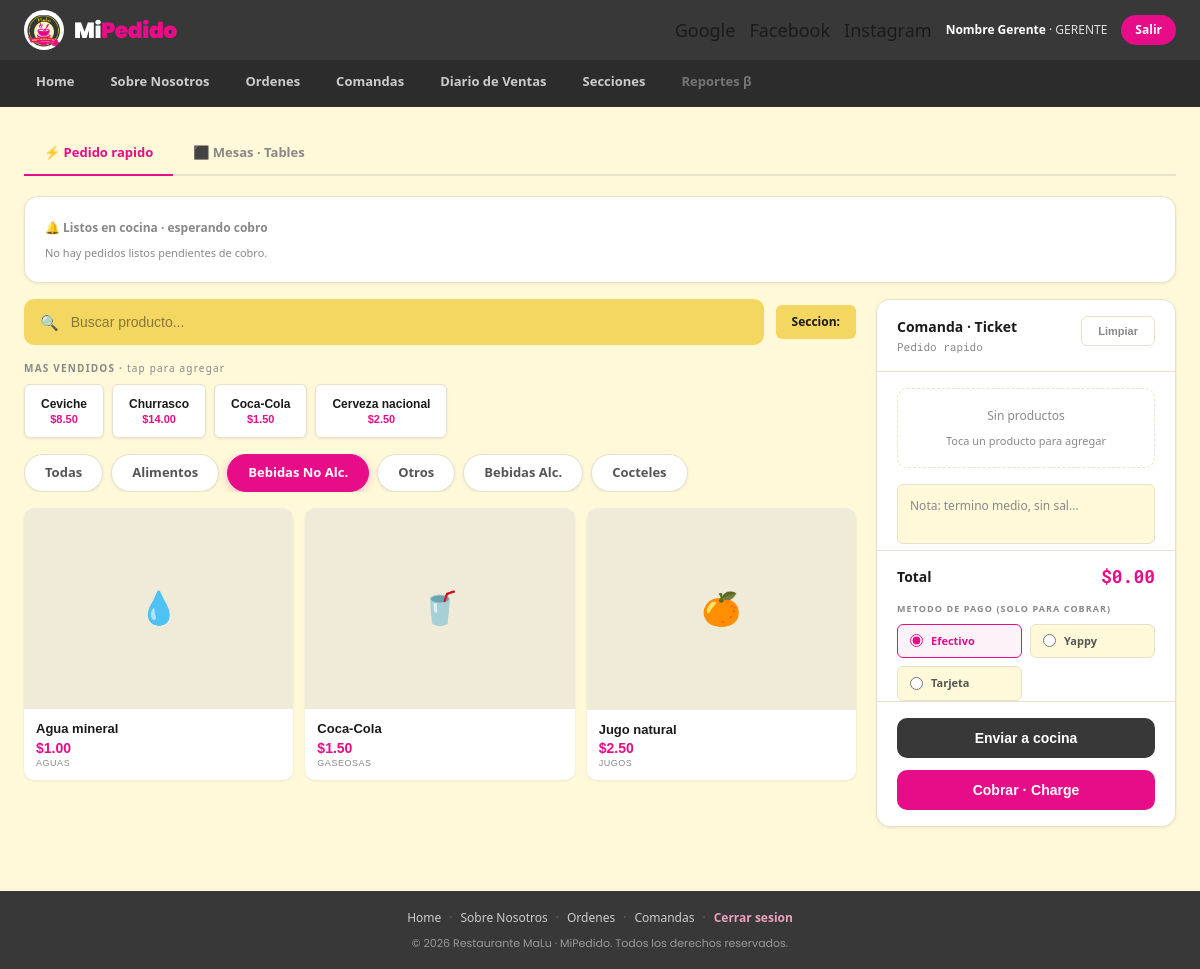
Page /php/pages/orders.php?vista=rapido&cat=2 (signed in) on the committed database.
### tables this page shows
CREATE TABLE productos (
  id_producto     INT AUTO_INCREMENT PRIMARY KEY,
  nombre          VARCHAR(100) NOT NULL,
  precio          DECIMAL(8,2) NOT NULL,
  id_subcategoria INT NOT NULL,
  emoji           VARCHAR(10) DEFAULT '🍽️',
  mas_vendido     TINYINT(1) NOT NULL DEFAULT 0,
  activo          TINYINT(1) NOT NULL DEFAULT 1,
  CONSTRAINT fk_producto_subcat FOREIGN KEY (id_subcategoria) REFERENCES subcategorias(id_subcategoria)
);

CREATE TABLE categorias (
  id_categoria  INT AUTO_INCREMENT PRIMARY KEY,
  nombre        VARCHAR(60) NOT NULL,
  id_seccion    INT NOT NULL,
  CONSTRAINT fk_categoria_seccion FOREIGN KEY (id_seccion) REFERENCES secciones(id_seccion)
);

CREATE TABLE subcategorias (
  id_subcategoria INT AUTO_INCREMENT PRIMARY KEY,
  nombre          VARCHAR(60) NOT NULL,
  id_categoria    INT NOT NULL,
  CONSTRAINT fk_subcat_categoria FOREIGN KEY (id_categoria) REFERENCES categorias(id_categoria)
);

### php/pages/orders.php (the view, shortened to what this page needs)
<?php
$idSeccion      = $_SESSION['idSeccion'] ?? 1;
$carritoRapido = $_SESSION['carritoRapido'] ?? [];
$vista     = $_GET['vista'] ?? 'rapido';
$catFiltro = $_GET['cat'] ?? null;
$q         = $_GET['q'] ?? null;
?>
<!DOCTYPE html>
<html lang="es">
<head>
    <link rel="stylesheet" href="<?= CSS_URL ?>main.css">
    <link rel="stylesheet" href="<?= CSS_URL ?>layout.css">
    <link rel="stylesheet" href="<?= CSS_URL ?>orders.css">
</head>
<body>
<?php require __DIR__ . '/../includes/header.php'; ?>
<main class="main-content" style="min-height:auto">
    <div class="view-tabs">
        <a class="view-tab <?= ($vista === 'rapido') ? 'active' : '' ?>" href="orders.php?vista=rapido">⚡ Pedido rapido</a>
        <a class="view-tab <?= ($vista === 'mesas') ? 'active' : '' ?>" href="orders.php?vista=mesas">⬛ Mesas · Tables</a>
    </div>
    <?php if ($vista === 'rapido'): ?>
    <?php
        $pdoL = getConnection();
        $psL = $pdoL->prepare(
            "SELECT id_pedido, origen, id_mesa, comensal, total, fecha_hora FROM pedidos
             WHERE estado='listo' AND cobrado=0 AND id_seccion=? ORDER BY fecha_hora"
        );
        $psL->execute([$idSeccion]);
        $listos = $psL->fetchAll();
    ?>
    <div class="card" style="margin-bottom:16px">
        <div class="page-subtitle" style="margin-bottom:8px;font-weight:700">🔔 Listos en cocina · esperando cobro</div>
        <div style="display:flex;flex-wrap:wrap;gap:10px">
        <?php if (empty($listos)): ?>
            <span class="text-muted text-xs">No hay pedidos listos pendientes de cobro.</span>
        <?php else: foreach ($listos as $rl):
            $origenLbl = ($rl['origen'] === 'mesa') ? ('Mesa ' . $rl['id_mesa'] . ' · ' . $rl['comensal']) : 'Pedido rapido';
        ?>
            <form method="post" action="orders.php" style="display:flex;align-items:center;gap:8px;background:var(--content-bg);border:1px solid var(--card-border);border-radius:8px;padding:8px 12px">
                <input type="hidden" name="accion" value="cobrarListo">
                <input type="hidden" name="vista" value="rapido">
                <input type="hidden" name="idPedido" value="<?= (int) $rl['id_pedido'] ?>">
                <span style="font-size:12px;font-weight:700">#<?= (int) $rl['id_pedido'] ?> · <?= htmlspecialchars($origenLbl) ?> · $<?= number_format($rl['total'], 2) ?></span>
                <select name="metodoPago" style="font-size:11px;padding:4px;border-radius:4px">
                    <option value="efectivo">Efectivo</option>
                    <option value="yappy">Yappy</option>
                    <option value="tarjeta">Tarjeta</option>
                </select>
                <button type="submit" class="btn-primary" style="font-size:11px;padding:6px 10px">Cobrar</button>
            </form>
        <?php endforeach; endif; ?>
        </div>
    </div>
    <div class="orders-layout">
        <section class="products-panel">
            <div class="orders-toprow">
                <form method="get" action="orders.php" class="search-bar" style="flex:1">
                    <span class="search-icon">🔍</span>
                    <input type="text" name="q" value="<?= htmlspecialchars($q ?? '') ?>" placeholder="Buscar producto...">
                </form>
                <span class="section-badge">Seccion: <?= htmlspecialchars($_SESSION['seccionNombre'] ?? '') ?></span>
            </div>
            <div class="bestsellers-row">
                <div class="row-label">Mas vendidos · <span style="font-weight:400;text-transform:none">tap para agregar</span></div>
                <div class="bestsellers-chips">
                <?php
                    $rsB = $pdoL->query("SELECT id_producto, nombre, precio FROM productos WHERE mas_vendido=1 AND activo=1");
                    foreach ($rsB->fetchAll() as $rb):
                ?>
                    <form method="post" action="orders.php" style="display:inline">
                        <button type="submit" class="bestseller-chip" style="border:1px solid var(--card-border)">
                            <span><?= htmlspecialchars($rb['nombre']) ?></span>
                            <span class="chip-price">$<?= number_format($rb['precio'], 2) ?></span>
                        </button>
                    </form>
                <?php endforeach; ?>
                </div>
            </div>
            <div class="cat-tabs">
                <a class="cat-tab <?= ($catFiltro === null) ? 'active' : '' ?>" href="orders.php?vista=rapido">Todas</a>
                <?php
                    $psC = $pdoL->prepare("SELECT id_categoria, nombre FROM categorias ORDER BY (id_seccion = ?) DESC, id_categoria");
                    $psC->execute([$idSeccion]);
                    foreach ($psC->fetchAll() as $rc):
                        $activeCls = ((string) $rc['id_categoria'] === (string) $catFiltro) ? 'active' : '';
                ?>
                    <a class="cat-tab <?= $activeCls ?>" href="orders.php?vista=rapido&cat=<?= (int) $rc['id_categoria'] ?>"><?= htmlspecialchars($rc['nombre']) ?></a>
                <?php endforeach; ?>
            </div>
            <div class="product-grid">
                <?php
                    $sql = "SELECT p.id_producto, p.nombre, p.precio, p.emoji, sc.nombre AS subcat
                            FROM productos p
                            JOIN subcategorias sc ON p.id_subcategoria = sc.id_subcategoria
                            JOIN categorias c ON sc.id_categoria = c.id_categoria
                            WHERE p.activo = 1 ";
                    $params = [];
                    if ($catFiltro !== null && $catFiltro !== '') { $sql .= 'AND c.id_categoria = ? '; $params[] = (int) $catFiltro; }
                    $sql .= 'ORDER BY p.nombre';
                    $psP = $pdoL->prepare($sql);
                    $psP->execute($params);
                    $productos = $psP->fetchAll();
                    if (empty($productos)):
                ?>
                        <div style="grid-column:1/-1;color:var(--text-muted);padding:24px;text-align:center">Sin resultados</div>
                <?php else: foreach ($productos as $rp2): ?>
                    <form method="post" action="orders.php" style="display:contents">
                        <button type="submit" class="product-card" style="border:none;text-align:left;cursor:pointer">
                            <div class="product-img"><span style="font-size:32px"><?= $rp2['emoji'] ?></span></div>
                            <div class="product-body">
                                <div class="product-name"><?= htmlspecialchars($rp2['nombre']) ?></div>
                                <div class="product-price">$<?= number_format($rp2['precio'], 2) ?></div>
                                <div class="product-cat-badge"><?= htmlspecialchars($rp2['subcat']) ?></div>
                            </div>
                        </button>
                    </form>
                <?php endforeach; endif; ?>
            </div>
        </section>
        <aside class="ticket-panel">
            <div class="ticket-header">
                <div>
                    <div class="ticket-title">Comanda · Ticket</div>
                    <div class="ticket-num">Pedido rapido</div>
                </div>
                <form method="post" action="orders.php">
                    <button type="submit" class="btn-ghost" style="font-size:11px">Limpiar</button>
                </form>
            </div>
            <div class="ticket-items">
            <?php
                $totalRapido = 0;
                if (empty($carritoRapido)):
            ?>
                <div class="ticket-empty"><span>Sin productos</span><span class="text-muted text-xs">Toca un producto para agregar</span></div>
            <?php
                endif;
            ?>
            </div>
            <form method="post" action="orders.php">
            <div class="ticket-note">
                <textarea name="nota" placeholder="Nota: termino medio, sin sal..." rows="2"></textarea>
            </div>
            <div class="ticket-total">
                <span>Total</span>
                <span class="total-amount">$<?= number_format($totalRapido, 2) ?></span>
            </div>
            <div class="payment-row">
                <span class="pay-label">Metodo de pago (solo para Cobrar)</span>
                <div class="pay-options">
                    <label class="pay-opt"><input type="radio" name="metodoPago" value="efectivo" checked><span>Efectivo</span></label>
                    <label class="pay-opt"><input type="radio" name="metodoPago" value="yappy"><span>Yappy</span></label>
                    <label class="pay-opt"><input type="radio" name="metodoPago" value="tarjeta"><span>Tarjeta</span></label>
                </div>
            </div>
            <div class="ticket-actions">
                <button type="submit" name="accion" value="enviarRapido" class="btn-kitchen">Enviar a cocina</button>
                <button type="submit" name="accion" value="cobrarRapido" class="btn-charge">Cobrar · Charge</button>
            </div>
            </form>
        </aside>
    </div>
    <?php endif; ?>
</main>
<?php require __DIR__ . '/../includes/footer.php'; ?>
</body>
</html>

### css/main.css (style rules this page uses)
:root { --pink: #e70c88; --pink-hover: #c50073; --pink-light: #ed9fbd; --pink-bg: rgba(231,12,136,0.08); --yellow: #f4d761; --yellow-viv: #f7eb1c; --gold: #746c2c; --coral: #e26661; --sidebar-bg: #383838; --sidebar-text: #d4d4d4; --sidebar-muted:#888888; --topbar-bg: #2c2c2c; --content-bg: #fff8d9; --card-bg: #ffffff; --card-border: #e8e0c8; --input-bg: #ffffff; --input-border: #d4cbb0; --table-stripe: #fdf5dc; --divider: #e8e0c8; --text-primary: #1a1a1a; --text-secondary:#555555; --text-muted: #888888; --text-white: #ffffff; --green: #22c55e; --green-bg: #f0fdf4; --green-border: #bbf7d0; --amber: #d97706; --amber-bg: #fffbeb; --red: #e26661; --font: 'Segoe UI', system-ui, -apple-system, sans-serif; --font-mono: 'Roboto Mono', 'Courier New', monospace; --sp-1: 4px; --sp-2: 8px; --sp-3: 12px; --sp-4: 16px; --sp-5: 20px; --sp-6: 24px; --sp-8: 32px; --sp-10: 0px; --r-sm: 6px; --r-md: 10px; --r-lg: 14px; --r-full: 9999px; --shadow-sm: 0 1px 3px rgba(0,0,0,0.08); --shadow-md: 0 4px 12px rgba(0,0,0,0.10); --t-fast: 120ms ease; --t-base: 180ms ease; --sidebar-w: 200px; --topbar-h: 52px; }
*, *::before, *::after { box-sizing: border-box; margin: 0; padding: 0; }
html { font-size: 16px; -webkit-text-size-adjust: 100%; }
body { font-family: var(--font); background: var(--content-bg); color: var(--text-primary); line-height: 1.5; min-height: 100vh; }
.main-content { grid-area: main; background: var(--content-bg); padding: var(--sp-6); overflow-y: auto; min-height: calc(100vh - var(--topbar-h)); }
.page-subtitle { font-size: 12px; color: var(--text-muted); margin-top: 2px; }
.card { background: var(--card-bg); border: 1px solid var(--card-border); border-radius: var(--r-lg); padding: var(--sp-5); box-shadow: var(--shadow-sm); }
.btn-ghost { background: none; color: var(--text-muted); border: 1px solid var(--card-border); padding: var(--sp-2) var(--sp-4); border-radius: var(--r-sm); font-size: 12px; font-weight: 600; cursor: pointer; transition: all var(--t-fast); display: inline-flex; align-items: center; gap: var(--sp-2); text-decoration: none; }
.text-muted { color: var(--text-muted); }
.text-xs { font-size: 11px; }

### css/layout.css (style rules this page uses)
:root { --font-titulos: 'Poppins', 'Segoe UI', sans-serif; }

### rows in the picture
productos: nombre "Ceviche", precio "8.50"
productos: nombre "Churrasco", precio "14.00"
productos: nombre "Coca-Cola", precio "1.50", emoji "🥤", id_subcategoria.nombre "GASEOSAS"
productos: nombre "Cerveza nacional", precio "2.50"
categorias: nombre "Alimentos"
categorias: nombre "Bebidas No Alc."
categorias: nombre "Otros"
categorias: nombre "Bebidas Alc."
categorias: nombre "Cocteles"
productos: emoji "💧", nombre "Agua mineral", precio "1.00", id_subcategoria.nombre "AGUAS"
productos: emoji "🍊", nombre "Jugo natural", precio "2.50", id_subcategoria.nombre "JUGOS"

### other values in the picture
$nombreUser "Nombre Gerente"
$rolActual "GERENTE"
$totalRapido "0.00"
